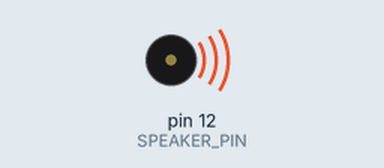
Recording of a sketch running on a simulated Arduino Uno, built with avr-gcc and run on an emulated ATmega328P. Parts: buzzer (waves = sounding).

Above: at 0.1 s.
At 9.5 s:
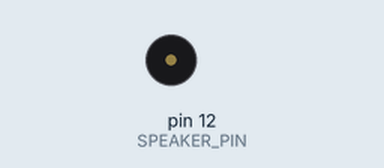
Timing chart, 0 to 11.0 s (numbered marks = the images above):
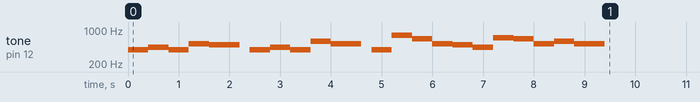

The sketch:

tone_happy_birthday.ino
```cpp
const int SPEAKER_PIN = 12;

void toneScale(int scale, int len) {
  int herz[14] = {
    262, 294, 330, 349, 392, 440, 494,
    523, 587, 659, 698, 784, 880, 988,
  };
  tone(SPEAKER_PIN, herz[scale-1]);
  delay(len);
  noTone(SPEAKER_PIN);
}

void setup()
{
    toneScale(5, 300);
    toneScale(5, 100);
    toneScale(6, 400);
    toneScale(5, 400);
    toneScale(8, 400);
    toneScale(7, 600);
    delay(200);

    toneScale(5, 300);
    toneScale(5, 100);
    toneScale(6, 400);
    toneScale(5, 400);
    toneScale(9, 400);
    toneScale(8, 600);
    delay(200);

    toneScale(5, 300);
    toneScale(5, 100);
    toneScale(12, 400);
    toneScale(10, 400);
    toneScale(8, 300);
    toneScale(8, 100);
    toneScale(7, 400);
    toneScale(6, 400);

    toneScale(11, 300);
    toneScale(11, 100);
    toneScale(10, 400);
    toneScale(8, 400);
    toneScale(9, 400);
    toneScale(8, 600);
    delay(200);
}
```
